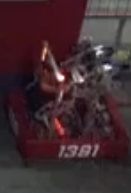
#> input picture runs/detect/predict/crops/Robot/test.jpg, 131 x 193 px, found by its file name
$ jupyter execute --allow-errors preprocess.ipynb
#> lines starting #> are read from the running program, lines starting #| are printed output that depends on the picture; after the words box and inside, x2 and y2 are one past the last pixel; in counts of white or black regions, pixels touching at a corner belong together
[cell 1]
import cv2
import numpy as np
from ultralytics import YOLO
from PIL import Image
import easyocr
from rapidfuzz.distance import JaroWinkler
import supervision as sv
from tqdm import tqdm
from Levenshtein import distance as levenshtein_distance
from paddleocr import PaddleOCR

[cell 2]
upscale_model = cv2.dnn_superres.DnnSuperResImpl_create()
#> (the rest of this cell did not finish here and is left out)

[cell 3]
image = cv2.imread('/Users/shravanp/Coding/Robotics/AIScouter/runs/detect/predict/crops/Robot/test.jpg')
#> image is the input picture: shape (193, 131, 3); mean B, G, R 47.9, 43.5, 64.2
height, width, _ = image.shape
#> height = 193; width = 131

# Extract the bottom half of the image
bottom_half = image[height // 2:height, :]
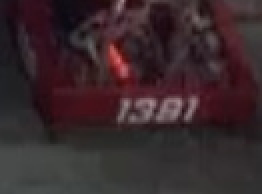
#> bottom_half: shape (97, 131, 3) (shown 2 times larger); mean B, G, R 44.1, 40.4, 56.9
gray = cv2.cvtColor(bottom_half, cv2.COLOR_BGR2GRAY)
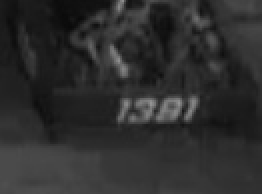
#> gray: shape (97, 131) (shown 2 times larger); min 10, max 148, mean 45.8
blur = cv2.GaussianBlur(gray, (7,7), 0)
thresh = cv2.threshold(blur, 0, 255, cv2.THRESH_BINARY_INV + cv2.THRESH_OTSU)[1]
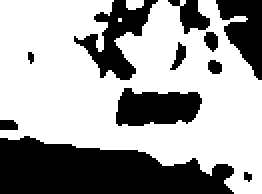
#> thresh: shape (97, 131) (shown 2 times larger); 63.5% white; 11 black regions (2 under 20 px), largest, box (x1, y1, x2, y2) and area: (0, 68, 117, 97) 2411, (37, 0, 79, 40) 661, (58, 44, 101, 63) 635
kernal = cv2.getStructuringElement(cv2.MORPH_RECT, (10,10))
dilate = cv2.dilate(thresh, kernal, iterations=1)
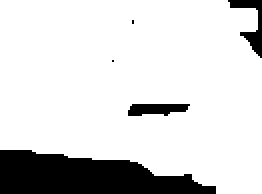
#> dilate: shape (97, 131) (shown 2 times larger); 84.5% white; 5 black regions (2 under 20 px), largest, box (x1, y1, x2, y2) and area: (0, 75, 108, 97) 1650, (114, 0, 131, 29) 169, (64, 52, 95, 58) 146

Image.fromarray(np.array(dilate))

[cell 4]
import numpy as np
from scipy import fft
from skimage import io, exposure, img_as_ubyte, img_as_float
from tqdm import trange
import matplotlib.pyplot as plt
import argparse
import os


def firstOrderDerivative(n, k=1):
    return np.eye(n) * (-1) + np.eye(n, k=k)


# [8 lines left out: function toeplitizMatrix, not called in this run]


def vectorize(matrix):
    return matrix.T.ravel()


def reshape(vector, row, col):
    return vector.reshape((row, col), order='F')


class LIME:
    def __init__(self, iterations=10, alpha=2, rho=2, gamma=0.7, strategy=2, *args, **kwargs):
        self.iterations = iterations
        self.alpha = alpha
        self.rho = rho
        self.gamma = gamma
        self.strategy = strategy

    # [49 lines left out: functions load, weightingStrategy, __T_subproblem, __G_subproblem, not called in this run]

    def __Z_subproblem(self, T, G, Z, u):
        dT = self.__derivative(T)
        return Z + u * (dT - G)

    def __u_subproblem(self, u):
        return u * self.rho

    # [30 lines left out: functions __derivative, illumMap, enhance, not called in this run]

[cell 5]
lime = LIME(iterations=50, alpha=1, rho=1.5, gamma=0.5, strategy=1)
image = cv2.imread('/Users/shravanp/Coding/Robotics/AIScouter/runs/detect/predict/crops/Robot/test4.jpg')
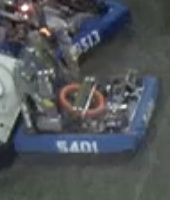
#> input picture runs/detect/predict/crops/Robot/test4.jpg, 170 x 200 px, found by its file name
#> image is the input picture: shape (200, 170, 3); mean B, G, R 89, 85.3, 81.4
height, width, _ = image.shape
#> height = 200; width = 170

# Extract the bottom half of the image
bottom_half = image[height // 2:height, :]
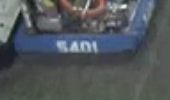
#> bottom_half: shape (100, 170, 3); mean B, G, R 91.6, 87.8, 81.9
#> (the rest of this cell did not finish here and is left out)

#> (a cell that did not finish here is left out)

#> (a cell that did not finish here is left out)

[cell 8]
levenshtein_distance("Radi", "5401")
#> (this line was passed over: Levenshtein is not available in this run)

[cell 9]
import smtplib
from email.mime.text import MIMEText

# Your email credentials
sender_email = "shravanapps44@gmail.com"
receiver_email = "6092127855@vtext.com"  # For Verizon SMS-to-email
password = "pxyzvfpyghrduhmu"

message = MIMEText("Process Done")
message['Subject'] = "Notification"
message['From'] = sender_email
message['To'] = receiver_email

#> (the rest of this cell did not finish here and is left out)

[cell 10]
for i in range(1,1000):
    lime = LIME(iterations=1, alpha=1, rho=1.5, gamma=0.5, strategy=i)
